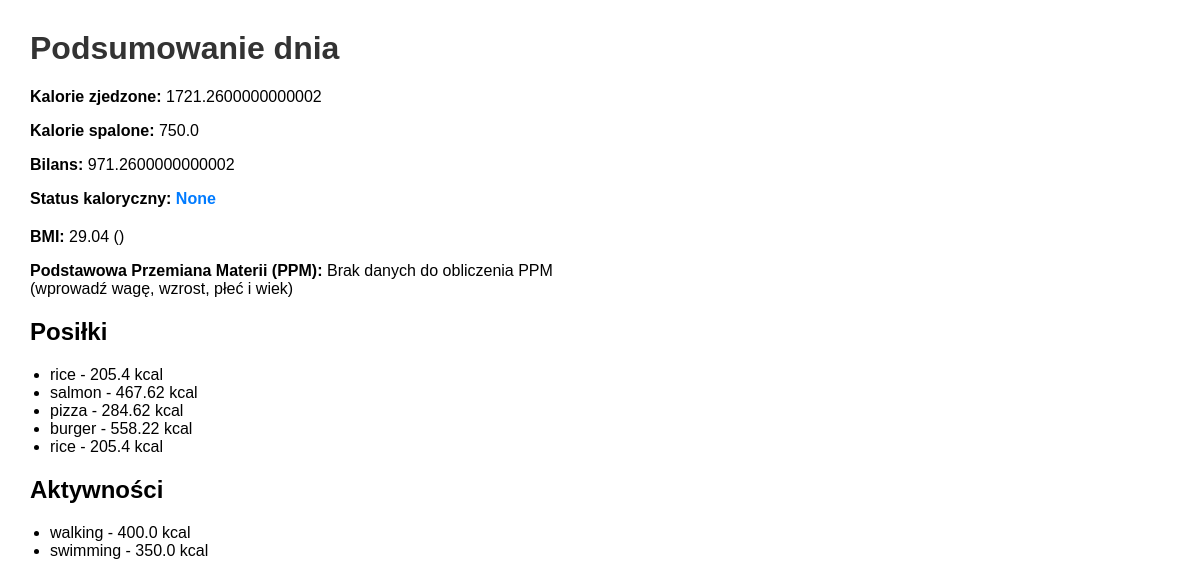
Before: /daily-summary/ (signed in) with the older database file.
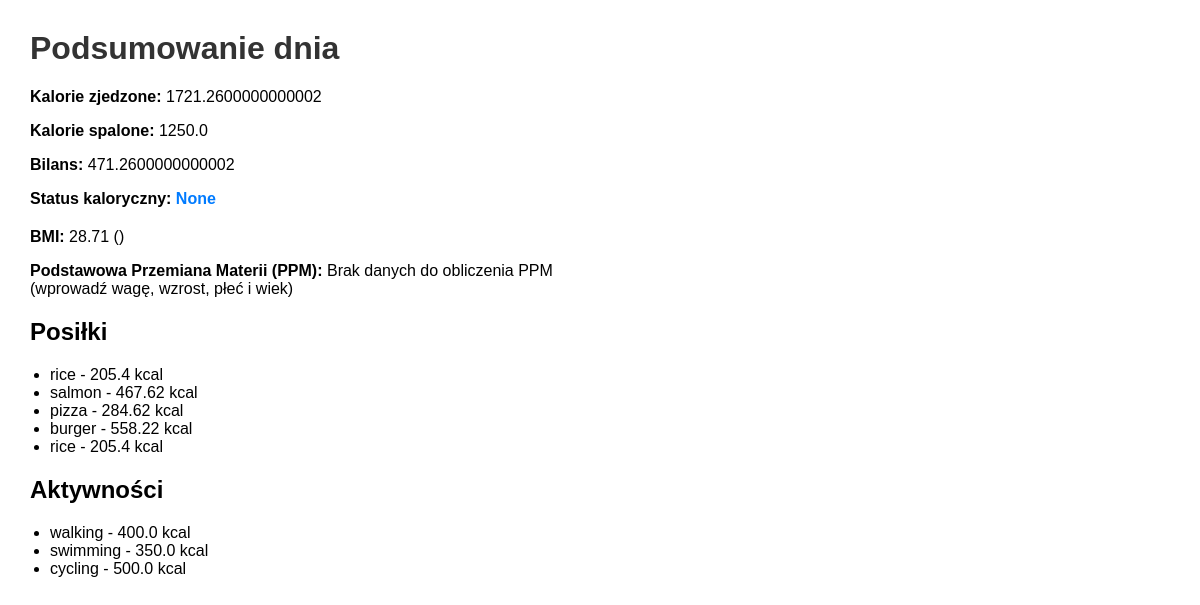
After: the same page with the newer database file.
### calorie_tracker/models.py (models this page shows, shortened)
class Meal(models.Model):
    user = models.ForeignKey(User, on_delete=models.CASCADE)
    calories = models.FloatField()
    meal = models.CharField(max_length=100)
    protein = models.FloatField(default=0)
    carbs = models.FloatField(default=0)
    fat = models.FloatField(default=0)
    serving_qty = models.FloatField(default=0)
    serving_unit = models.CharField(max_length=50, blank=True)
    date = models.DateField(auto_now_add=True)
    raw_api_data = models.JSONField(null=True, blank=True)

class Activity(models.Model):
    user = models.ForeignKey(User, on_delete=models.CASCADE)
    activity = models.CharField(max_length=100)
    calories_burned = models.FloatField()
    date = models.DateField(auto_now_add=True)
    raw_api_data = models.JSONField(null=True, blank=True)

### calorie_tracker/views.py (the view, shortened to what this page needs)
# urls.py: path('daily-summary/', daily_summary_view, name='daily-summary-html'),
@login_required
def daily_summary_view(request):
    user = request.user
    profile = getattr(user, 'userprofile', None)
    today = date.today()
    meals = Meal.objects.filter(user=user, date=today)
    activities = Activity.objects.filter(user=user, date=today)
    total_eaten = sum(meal.calories for meal in meals)
    total_burned = sum(activity.calories_burned for activity in activities)
    balance = total_eaten - total_burned
    if profile and profile.weight and profile.height:
        height_m = profile.height / 100  # cm -> m
        bmi = profile.weight / (height_m ** 2)
        bmi = round(bmi, 2)
    else:
        bmi = None
    if profile and profile.date_of_birth:
        today = date.today()
        age = today.year - profile.date_of_birth.year - (
                    (today.month, today.day) < (profile.date_of_birth.month, profile.date_of_birth.day))
    else:
        age = None
    ppm = None
    if profile and profile.weight and profile.height and age is not None and profile.gender:
        if profile.gender == 'F':
            ppm = 655 + (9.6 * profile.weight) + (1.8 * profile.height) - (4.7 * age)
        else:  # assuming 'M'
            ppm = 66 + (13.7 * profile.weight) + (5 * profile.height) - (6.8 * age)
        ppm = round(ppm, 2)
    calorie_status = None
    context = {
        'total_eaten': total_eaten,
        'total_burned': total_burned,
        'balance': balance,
        'meals': meals,
        'activities': activities,
        'bmi': bmi,
        'ppm': ppm,
        'calorie_status': calorie_status,
    }
    return render(request, "daily_summary.html", context)

### templates/daily_summary.html (shortened to what this page needs)
<!DOCTYPE html>
<html lang="pl">
<head>
</head>
<body>
    <h1>Podsumowanie dnia</h1>
    <div class="section">
        <p><strong>Kalorie zjedzone:</strong> {{ total_eaten }}</p>
        <p><strong>Kalorie spalone:</strong> {{ total_burned }}</p>
        <p><strong>Bilans:</strong> {{ balance }}</p>
        <p><strong>Status kaloryczny:</strong> <span class="status">{{ calorie_status }}</span></p>
    </div>
    <div class="section">
        <p><strong>BMI:</strong>
            {% if bmi %}
                {{ bmi }} ({{ bmi_status }})
            {% else %}
                Brak danych do obliczenia BMI
            {% endif %}
        </p>
        <p><strong>Podstawowa Przemiana Materii (PPM):</strong>
            {% if ppm %}
                {{ ppm }} kcal
            {% else %}
                Brak danych do obliczenia PPM (wprowadź wagę, wzrost, płeć i wiek)
            {% endif %}
        </p>
    </div>
    <div class="section">
        <h2>Posiłki</h2>
        {% if meals %}
            <ul>
                {% for meal in meals %}
                    <li>{{ meal.meal }} - {{ meal.calories }} kcal</li>
                {% endfor %}
            </ul>
        {% else %}
            <p>Brak posiłków</p>
        {% endif %}
    </div>
    <div class="section">
        <h2>Aktywności</h2>
        {% if activities %}
            <ul>
                {% for activity in activities %}
                    <li>{{ activity.activity }} - {{ activity.calories_burned }} kcal</li>
                {% endfor %}
            </ul>
        {% else %}
            <p>Brak aktywności</p>
        {% endif %}
    </div>
</body>
</html>

Changed rows visible on the page:
added Activity: activity "cycling", calories_burned "500.0"
Other visible differences:
{{ total_burned }}: "750.0" → "1250.0"
{{ balance }}: "971.2600000000002" → "471.2600000000002"
{{ bmi }}: "29.04" → "28.71"
